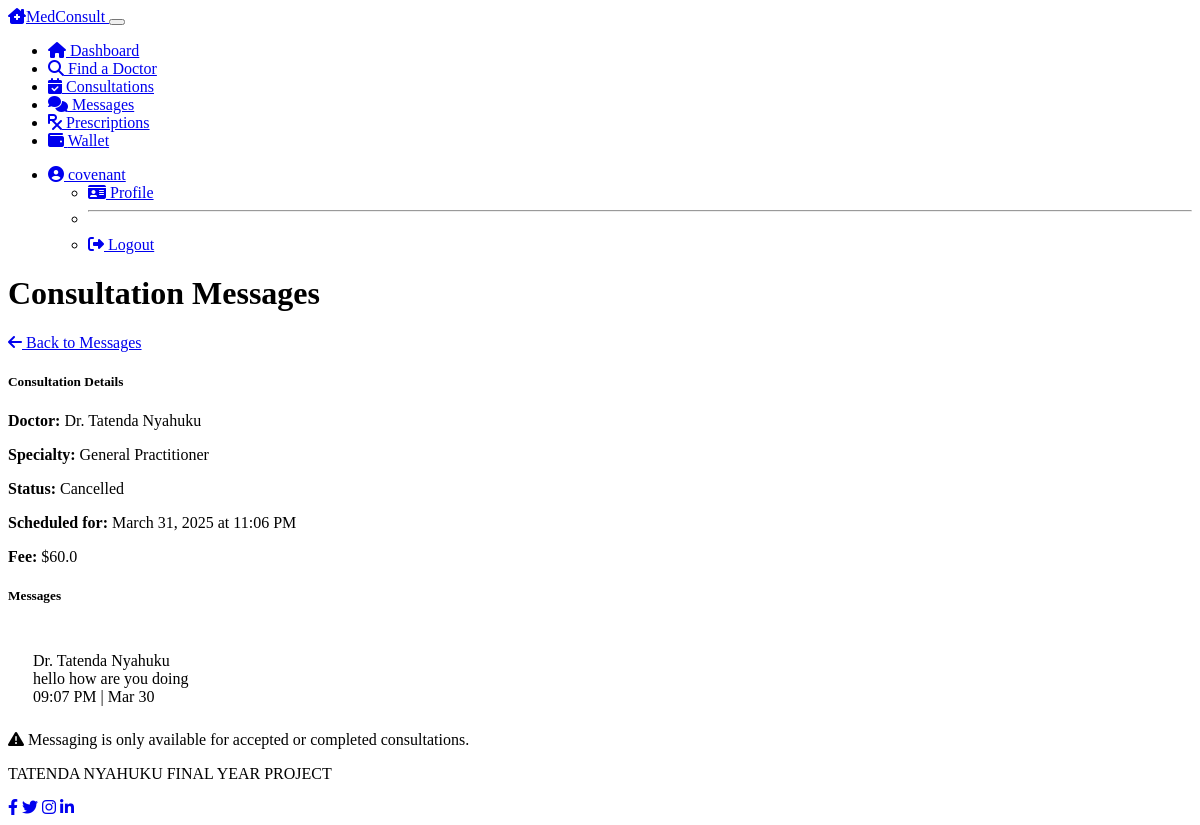
Screenshot of /patient/consultation/1/messages (signed in) with the database file from the repository.
### models.py (models this page shows, shortened)
class User(UserMixin, db.Model):
    __tablename__ = 'users'
    id = db.Column(db.Integer, primary_key=True)
    email = db.Column(db.String(120), unique=True, nullable=False)
    username = db.Column(db.String(64), nullable=False)
    password_hash = db.Column(db.String(256), nullable=False)
    role = db.Column(db.String(20), nullable=False)  # 'patient', 'doctor', 'admin'
    created_at = db.Column(db.DateTime, default=datetime.utcnow)
    patient = db.relationship('Patient', backref='user', uselist=False, lazy=True)
    doctor = db.relationship('Doctor', backref='user', uselist=False, lazy=True)

class Doctor(db.Model):
    __tablename__ = 'doctors'
    id = db.Column(db.Integer, primary_key=True)
    user_id = db.Column(db.Integer, db.ForeignKey('users.id'), nullable=False)
    first_name = db.Column(db.String(50), nullable=False)
    last_name = db.Column(db.String(50), nullable=False)
    specialty = db.Column(db.String(100), nullable=False)
    license_number = db.Column(db.String(50), nullable=False)
    qualifications = db.Column(db.Text, nullable=True)
    min_fee = db.Column(db.Float, nullable=False)
    max_fee = db.Column(db.Float, nullable=False)
    is_verified = db.Column(db.Boolean, default=False)
    consultations = db.relationship('Consultation', backref='doctor', lazy=True)

class Consultation(db.Model):
    __tablename__ = 'consultations'
    id = db.Column(db.Integer, primary_key=True)
    patient_id = db.Column(db.Integer, db.ForeignKey('patients.id'), nullable=False)
    doctor_id = db.Column(db.Integer, db.ForeignKey('doctors.id'), nullable=False)
    status = db.Column(db.String(50), default='requested')  # requested, accepted, rejected, completed, cancelled
    proposed_fee = db.Column(db.Float, nullable=False)
    final_fee = db.Column(db.Float, nullable=True)
    scheduled_time = db.Column(db.DateTime, nullable=True)
    created_at = db.Column(db.DateTime, default=datetime.utcnow)
    completed_at = db.Column(db.DateTime, nullable=True)
    messages = db.relationship('Message', backref='consultation', lazy=True)
    prescriptions = db.relationship('Prescription', backref='consultation', lazy=True)

class Message(db.Model):
    __tablename__ = 'messages'
    id = db.Column(db.Integer, primary_key=True)
    consultation_id = db.Column(db.Integer, db.ForeignKey('consultations.id'), nullable=False)
    sender_id = db.Column(db.Integer, db.ForeignKey('users.id'), nullable=False)
    content = db.Column(db.Text, nullable=False)
    timestamp = db.Column(db.DateTime, default=datetime.utcnow)
    sender = db.relationship('User', foreign_keys=[sender_id])

### routes.py (the view, shortened to what this page needs)
@app.route('/patient/consultation/<int:consultation_id>/messages', methods=['GET', 'POST'])
@login_required
@patient_required
def patient_consultation_messages(consultation_id):
    consultation = Consultation.query.get_or_404(consultation_id)
    if consultation.patient_id != current_user.patient.id:
        abort(403)
    form = MessageForm()
    messages = Message.query.filter_by(
        consultation_id=consultation.id
    ).order_by(Message.timestamp).all()
    return render_template('patient/consultation_messages.html',
                          title='Consultation Messages',
                          consultation=consultation,
                          messages=messages,
                          form=form,
                          now=datetime.utcnow,
                          timedelta=timedelta)

### models.py (called while the page is built)
@login_manager.user_loader
def load_user(user_id):
    user = User.query.get(int(user_id))
    if user:
        return user
    return None

### routes.py (called while the page is built)
def patient_required(f):
    @wraps(f)
    def decorated_function(*args, **kwargs):
        if not current_user.is_authenticated or current_user.role != 'patient':
            flash('Access denied: Patient access required', 'danger')
            return redirect(url_for('login'))
        return f(*args, **kwargs)
    return decorated_function

### templates/patient/consultation_messages.html (shortened to what this page needs)
{% extends "layout.html" %}
{% block content %}
<div class="row mb-4">
    <div class="col-12">
        <div class="d-flex justify-content-between align-items-center mb-4">
            <h1 class="mb-0">Consultation Messages</h1>
            <a href="{{ url_for('patient_messages') }}" class="btn btn-outline-primary">
                <i class="fas fa-arrow-left me-1"></i> Back to Messages
            </a>
        </div>
        <div class="card bg-dark text-light mb-4">
            <div class="card-header">
                <h5 class="mb-0">Consultation Details</h5>
            </div>
            <div class="card-body">
                <div class="row">
                    <div class="col-md-6">
                        <p><strong>Doctor:</strong> Dr. {{ consultation.doctor.first_name }} {{ consultation.doctor.last_name }}</p>
                        <p><strong>Specialty:</strong> {{ consultation.doctor.specialty }}</p>
                    </div>
                    <div class="col-md-6">
                        <p>
                            <strong>Status:</strong>
                            {% if consultation.status == 'requested' %}
                                <span class="badge bg-warning text-dark">Pending</span>
                            {% elif consultation.status == 'accepted' %}
                                <span class="badge bg-primary">Scheduled</span>
                            {% elif consultation.status == 'completed' %}
                                <span class="badge bg-success">Completed</span>
                            {% elif consultation.status == 'rejected' %}
                                <span class="badge bg-danger">Rejected</span>
                            {% elif consultation.status == 'cancelled' %}
                                <span class="badge bg-secondary">Cancelled</span>
                            {% endif %}
                        </p>
                        {% if consultation.scheduled_time %}
                        <p>
                            <strong>Scheduled for:</strong>
                            {{ consultation.scheduled_time.strftime('%B %d, %Y at %I:%M %p') }}
                        </p>
                        {% endif %}
                        <p>
                            <strong>Fee:</strong>
                            {% if consultation.final_fee %}
                                ${{ consultation.final_fee }}
                            {% else %}
                                ${{ consultation.proposed_fee }} (proposed)
                            {% endif %}
                        </p>
                    </div>
                </div>
            </div>
        </div>
        <div class="card bg-dark text-light">
            <div class="card-header">
                <h5 class="mb-0">Messages</h5>
            </div>
            <div class="card-body">
                <div id="chat-container"
                     data-consultation-id="{{ consultation.id }}"
                     data-user-id="{{ current_user.id }}"
                     data-user-name="{{ current_user.username }}">
                    <div id="messages-list" class="messages-list mb-3">
                        {% if messages %}
                            {% for message in messages %}
                                <div class="message-item d-flex {% if message.sender_id == current_user.id %}justify-content-end{% else %}justify-content-start{% endif %} mb-2">
                                    <div class="message-content {% if message.sender_id == current_user.id %}bg-primary text-white{% else %}bg-light text-dark{% endif %} p-2 rounded">
                                        <div class="message-sender small {% if message.sender_id == current_user.id %}text-white-50{% else %}text-muted{% endif %}">
                                            {% if message.sender_id == current_user.id %}
                                                You
                                            {% elif message.sender.role == 'doctor' %}
                                                Dr. {{ message.sender.doctor.first_name }} {{ message.sender.doctor.last_name }}
                                            {% else %}
                                                {{ message.sender.username }}
                                            {% endif %}
                                        </div>
                                        <div class="message-text">
                                            {{ message.content }}
                                        </div>
                                        <div class="message-time small {% if message.sender_id == current_user.id %}text-white-50{% else %}text-muted{% endif %} text-end">
                                            {{ message.timestamp.strftime('%I:%M %p | %b %d') }}
                                        </div>
                                    </div>
                                </div>
                            {% endfor %}
                        {% else %}
                            <div class="alert alert-info">
                                <i class="fas fa-info-circle me-2"></i>
                                No messages yet. Start the conversation!
                            </div>
                        {% endif %}
                    </div>
                    {% if consultation.status in ['accepted', 'completed'] %}
                        <form id="message-form" class="message-form" method="POST" action="">
                            {{ form.hidden_tag() }}
                            <div class="input-group">
                                {{ form.content(class="form-control", placeholder="Type your message...", id="message-input") }}
                                <button type="submit" class="btn btn-primary" id="send-message-btn">
                                    <i class="fas fa-paper-plane"></i>
                                </button>
                            </div>
                        </form>
                    {% else %}
                        <div class="alert alert-warning">
                            <i class="fas fa-exclamation-triangle me-2"></i>
                            Messaging is only available for accepted or completed consultations.
                        </div>
                    {% endif %}
                </div>
            </div>
        </div>
    </div>
</div>
{% endblock %}

### templates/patient/navbar.html (shortened to what this page needs)
<nav class="navbar navbar-expand-lg navbar-dark bg-dark">
    <div class="container">
        <a class="navbar-brand" href="{{ url_for('patient_dashboard') }}">
            <i class="fas fa-clinic-medical me-2"></i>MedConsult
        </a>
        <button class="navbar-toggler" type="button" data-bs-toggle="collapse" data-bs-target="#navbarPatient" aria-controls="navbarPatient" aria-expanded="false" aria-label="Toggle navigation">
        </button>
        <div class="collapse navbar-collapse" id="navbarPatient">
            <ul class="navbar-nav me-auto">
                <li class="nav-item">
                    <a class="nav-link {% if request.path == url_for('patient_dashboard') %}active{% endif %}" href="{{ url_for('patient_dashboard') }}">
                        <i class="fas fa-home me-1"></i> Dashboard
                    </a>
                </li>
                <li class="nav-item">
                    <a class="nav-link {% if request.path == url_for('find_doctor') %}active{% endif %}" href="{{ url_for('find_doctor') }}">
                        <i class="fas fa-search me-1"></i> Find a Doctor
                    </a>
                </li>
                <li class="nav-item">
                    <a class="nav-link {% if request.path == url_for('patient_consultations') %}active{% endif %}" href="{{ url_for('patient_consultations') }}">
                        <i class="fas fa-calendar-check me-1"></i> Consultations
                    </a>
                </li>
                <li class="nav-item">
                    <a class="nav-link {% if request.path == url_for('patient_messages') %}active{% endif %}" href="{{ url_for('patient_messages') }}">
                        <i class="fas fa-comments me-1"></i> Messages
                    </a>
                </li>
                <li class="nav-item">
                    <a class="nav-link {% if request.path == url_for('patient_prescriptions') %}active{% endif %}" href="{{ url_for('patient_prescriptions') }}">
                        <i class="fas fa-prescription me-1"></i> Prescriptions
                    </a>
                </li>
                <li class="nav-item">
                    <a class="nav-link {% if request.path == url_for('patient_wallet') %}active{% endif %}" href="{{ url_for('patient_wallet') }}">
                        <i class="fas fa-wallet me-1"></i> Wallet
                    </a>
                </li>
            </ul>
            <ul class="navbar-nav">
                <li class="nav-item dropdown">
                    <a class="nav-link dropdown-toggle" href="#" id="navbarDropdown" role="button" data-bs-toggle="dropdown" aria-expanded="false">
                        <i class="fas fa-user-circle me-1"></i> {{ current_user.username }}
                    </a>
                    <ul class="dropdown-menu dropdown-menu-end" aria-labelledby="navbarDropdown">
                        <li>
                            <a class="dropdown-item {% if request.path == url_for('patient_profile') %}active{% endif %}" href="{{ url_for('patient_profile') }}">
                                <i class="fas fa-id-card me-2"></i> Profile
                            </a>
                        </li>
                        <li><hr class="dropdown-divider"></li>
                        <li>
                            <a class="dropdown-item" href="{{ url_for('logout') }}">
                                <i class="fas fa-sign-out-alt me-2"></i> Logout
                            </a>
                        </li>
                    </ul>
                </li>
            </ul>
        </div>
    </div>
</nav>

### static/css/styles.css (style rules this page uses)
.messages-list { flex: 1; overflow-y: auto; padding: 15px; }
.message-content { padding: 10px; border-radius: 6px; word-break: break-word; }

### rows the page displays
User: username "covenant"
Doctor: doctor.first_name "Tatenda", doctor.last_name "Nyahuku", doctor.specialty "General Practitioner"
Consultation: scheduled_time "March 31, 2025 at 11:06 PM", final_fee "60.0"
Message: sender.doctor.first_name "Tatenda", sender.doctor.last_name "Nyahuku", content "hello how are you doing", timestamp "09:07 PM | Mar 30"
